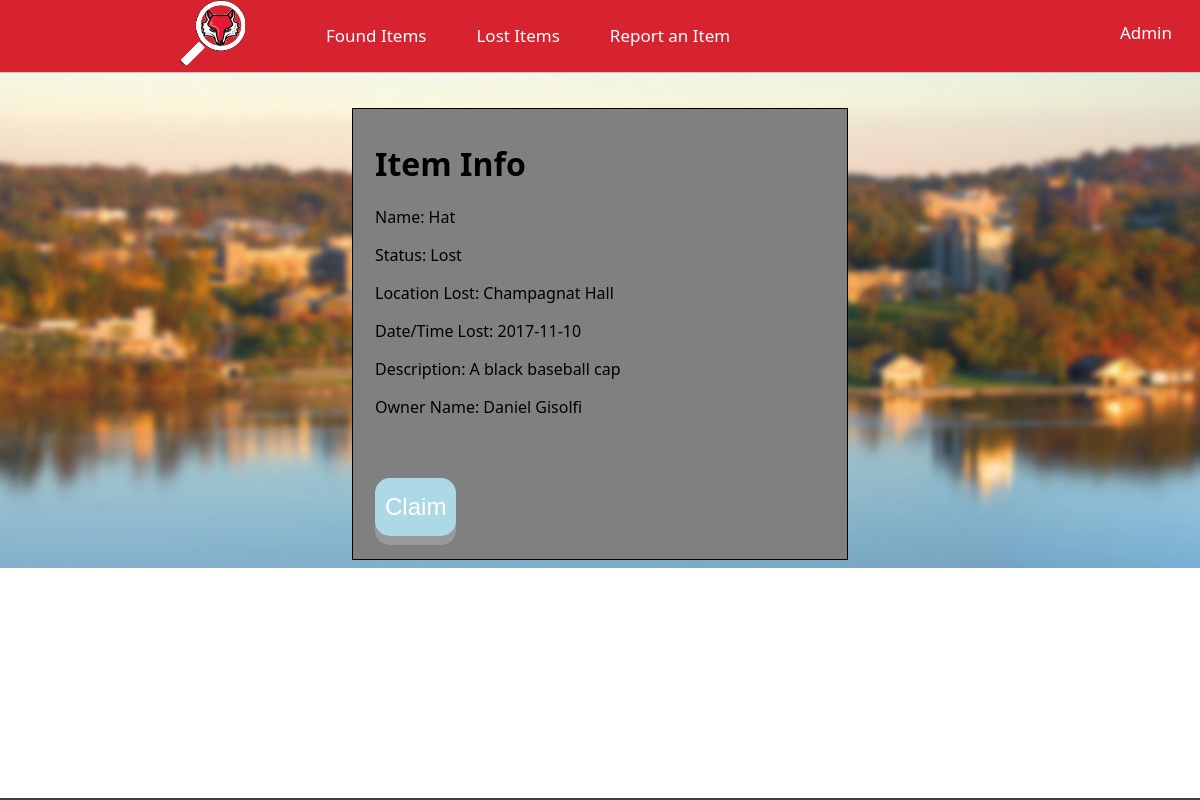
/localhost/limboPages/viewitem.php?id=1, run on the app's committed database.
### tables this page shows
CREATE TABLE IF NOT EXISTS stuff(
	id 			INT AUTO_INCREMENT 	PRIMARY KEY,
	location_id INT 		NOT NULL,
	name 		TEXT 		NOT NULL,
	description TEXT 		NOT NULL,
	create_date DATE 		NOT NULL,
	update_date DATE 		NOT NULL,
	room 		TEXT,
	owner 		TEXT,
	finder 		TEXT,
	status 		SET('found','lost', 'claimed') NOT NULL);

CREATE TABLE IF NOT EXISTS locations(
	id 			INT 	 AUTO_INCREMENT 	PRIMARY KEY,
	create_date DATETIME NOT NULL,
	update_date DATETIME NOT NULL,
	name 		TEXT 	 NOT NULL);

### localhost/scripts/limboFunctions.php (called while the page is built, shortened)
<?php
require('connect_db.php');
function check_results($results) {
  return true ;
}
function buildingToName($id){
  global $dbc;
  $query = "SELECT name FROM locations WHERE id = " .$id. "";
  $results = mysqli_query($dbc, $query);
  $row = mysqli_fetch_array($results, MYSQLI_ASSOC);
  return $row['name'];
}
?>

### localhost/scripts/showRecord.php (the view, shortened to what this page needs)
<?php
function show_record($dbc, $id) {
	$query = 'SELECT id, name, status, location_id, create_date, description, finder, owner FROM stuff WHERE id = ' . $id;
	$results = mysqli_query($dbc, $query);
	if($results){
		if($row = mysqli_fetch_array($results, MYSQLI_ASSOC)) {
			if($row['status'] == 'found') {
		  		echo '<p>Name: ' . $row['name'] . '</p>';
		  		echo '<p>Status: ' . ucwords($row['status']) . '</p>';
		  		echo '<p>Location Found: ' . buildingToName($row['location_id']) . '</p>';
		  		echo '<p>Date/Time Found: ' . $row['create_date'];
		  		echo '<p>Description: ' . $row['description'];
		  		echo '<p>Finder Name: ' . $row['finder'] . '</p>';
			} else if($row['status'] == 'lost')	{
		  		echo '<p>Name: ' . $row['name'] . '</p>';
		  		echo '<p>Status: ' . ucwords($row['status']) . '</p>';
		  		echo '<p>Location Lost: ' . buildingToName($row['location_id']) . '</p>';
		  		echo '<p>Date/Time Lost: ' . $row['create_date'];
		  		echo '<p>Description: ' . $row['description'];
		  		echo '<p>Owner Name: ' . $row['owner'] . '</p>';
			} else if($row['status'] == 'claimed') {
		  		echo '<p>Name: ' . $row['name'] . '</p>';
		  		echo '<p>Status: ' . ucwords($row['status']) . '</p>';
		  		echo '<p>Location Found: ' . buildingToName($row['location_id']) . '</p>';
		  		echo '<p>Date/Time Found: ' . $row['create_date'];
		  		echo '<p>Description: ' . $row['description'];
		  		echo '<p>Finder Name: ' . $row['finder'] . '</p>';
			}
		}
	}
}
?>

### localhost/limboPages/limboStyle.css (style rules this page uses)
html { font-family: "Oxygen","Oxygen","Segoe UI","Helvetica Neue",sans-serif; font-weight: 400; color: #3e3e40; }
body { margin:20; background-image:url("background.jpg"); background-repeat:no-repeat; background-size:cover; }

### data on the page
stuff: name "Hat", status "Lost", location.name "Champagnat Hall", create_date "2017-11-10", description "A black baseball cap", owner "Daniel Gisolfi"
